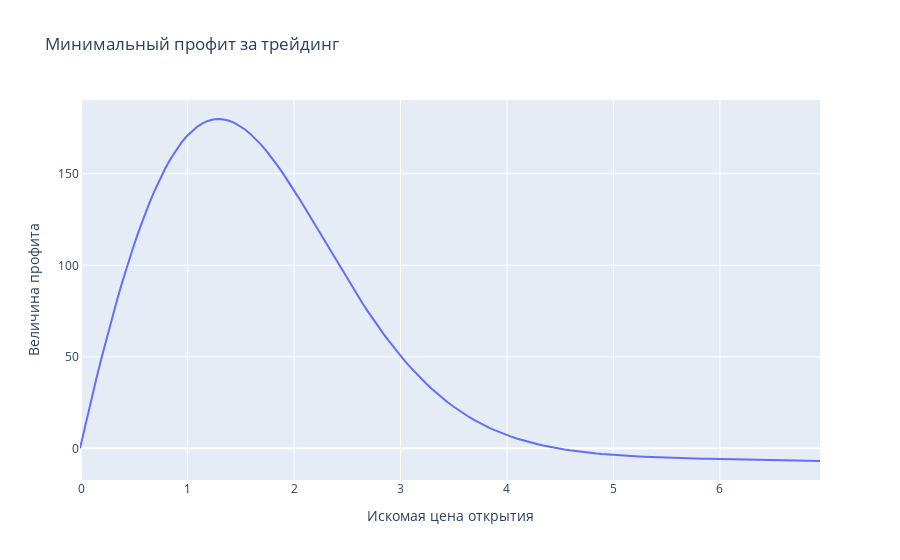

Notebook cell for this chart:
### Code cell
#minimum total profit
T = 1000 # Интервал наблюдения
MTP = (T / (iu[:140] + td[:140]) - 1) * init_prices_td[:140] # Какое то непонятное уравение. не знаю как они его выводили
fig = go.Figure(data=[
    go.Scatter(x=init_prices_td[:144]-0.01, y=MTP),
])
fig.update_layout(title=f"Минимальный профит за трейдинг")
fig.update_yaxes(title="Величина профита")
fig.update_xaxes(title="Искомая цена открытия")
fig.show()

### Figure 1 — Plotly figure (JSON) as saved in the notebook; plotly's stock layout.template omitted (floating-point values rounded to 4 significant figures; data arrays with more than 128 entries replaced by an {"elided": "..."} marker saying what was removed)
{"data": [{"type": "scatter", "x": {"elided": "144 float values"}, "y": {"elided": "140 float values"}}], "layout": {"autosize": true, "title": {"text": "Минимальный профит за трейдинг"}, "xaxis": {"autorange": true, "range": [-0.01, 6.94], "title": {"text": "Искомая цена открытия"}, "type": "linear"}, "yaxis": {"autorange": true, "range": [-17.32, 190.3], "title": {"text": "Величина профита"}, "type": "linear"}}}
